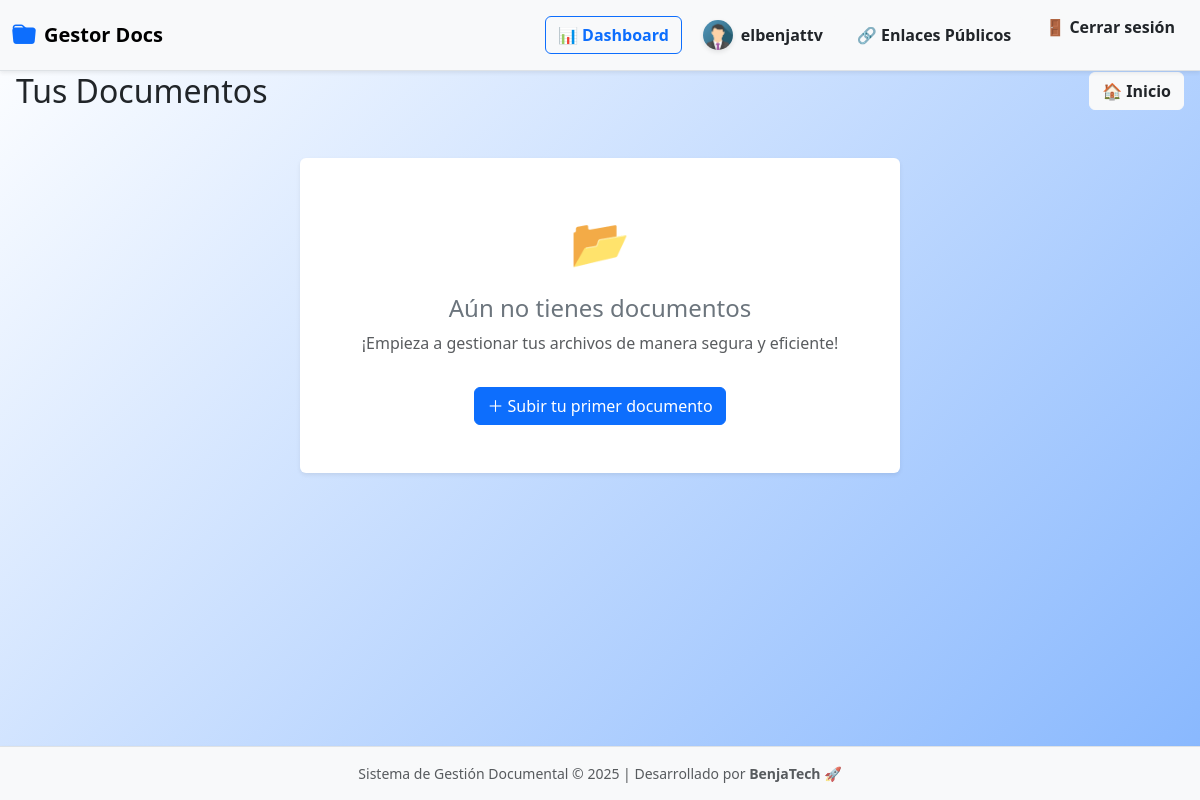
The page /documentos/lista/ (signed in) on the database as committed earlier.
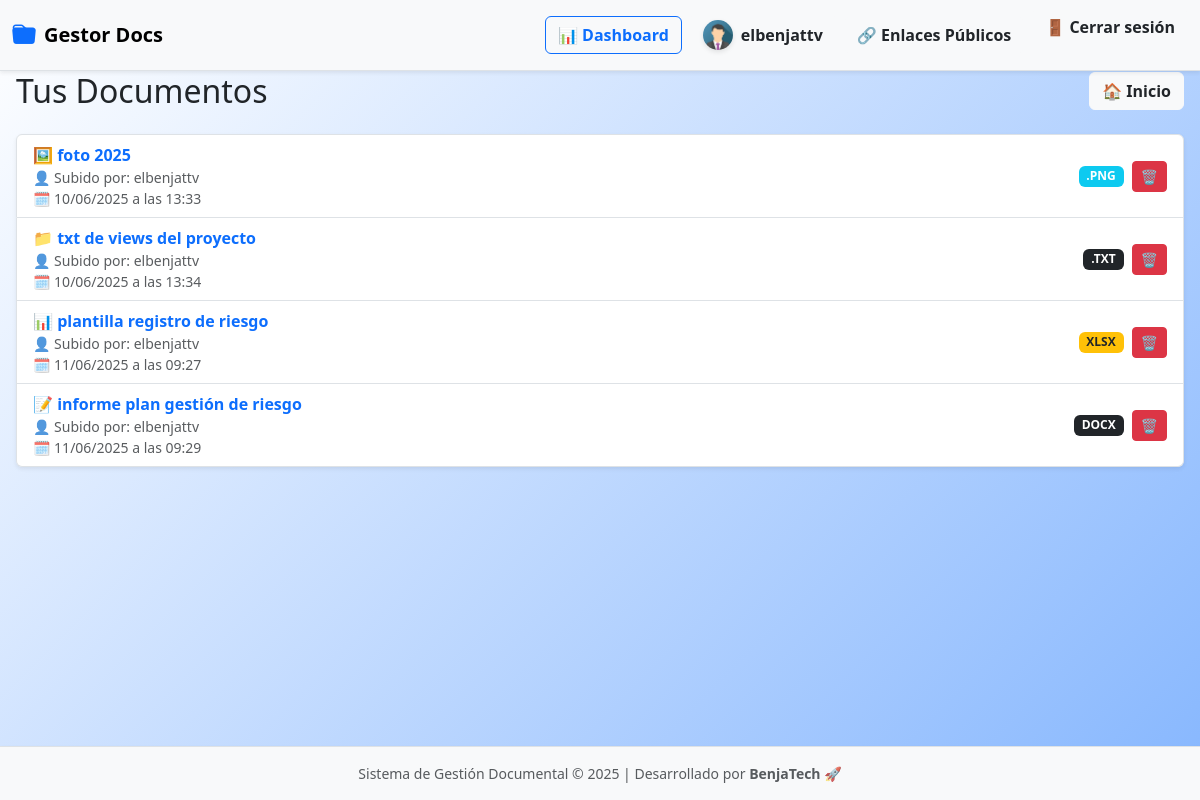
The same page on the database as committed later.
### documentos/models.py (models this page shows, shortened)
class Documento(models.Model):
    nombre = models.CharField(max_length=200)
    archivo = models.FileField(upload_to='documentos/')
    etiquetas = models.CharField(max_length=100, blank=True)
    fecha_subida = models.DateTimeField(auto_now_add=True)
    usuario = models.ForeignKey(User, on_delete=models.CASCADE)
    enlace_publico = models.UUIDField(default=uuid.uuid4, unique=True, editable=False, null=True, blank=True)
    expiracion_enlace = models.DateTimeField(blank=True, null=True)
    fecha_expiracion = models.DateTimeField(null=True, blank=True)
    activo = models.BooleanField(default=True)
    size = models.PositiveIntegerField(blank=True, null=True)  # tamaño en KB
    is_shared = models.BooleanField(default=False)             # si el documento fue compartido

### documentos/views.py (the view)
# urls.py: path('lista/', views.listar_documentos, name='lista'),
@login_required
def listar_documentos(request):
    documentos = Documento.objects.all() if request.user.is_superuser else Documento.objects.filter(usuario=request.user)
    for doc in documentos:
        doc.etiquetas_lista = [e.strip() for e in doc.etiquetas.split(',')] if doc.etiquetas else []
    return render(request, 'documentos/lista.html', {'documentos': documentos})

### documentos/templates/documentos/lista.html (shortened to what this page needs)
{% extends 'documentos/base.html' %}
{% load etiquetas_tags %}
{% block body_class %}dashboard-personal{% endblock %}
{% block content %}
<div class="header d-flex justify-content-between align-items-center flex-wrap gap-3 mb-4">
  <h2 class="mb-0">Tus Documentos </h2>
  <a href="{% url 'documentos:home' %}" class="btn btn-light text-dark fw-semibold d-flex align-items-center justify-content-center">🏠 Inicio</a>
</div>
{% if documentos %}
  <ul class="list-group shadow-sm">
    {% for doc in documentos %}
      <li id="doc-{{ doc.id }}" class="list-group-item d-flex justify-content-between align-items-center flex-wrap gap-3">
        <div class="flex-grow-1">
          {% with ext=doc.archivo.name|slice:"-4:"|lower %}
            {% if ext == ".pdf" %}
              📄
            {% elif ext == ".doc" or ext == "docx" %}
              📝
            {% elif ext == ".xls" or ext == "xlsx" %}
              📊
            {% elif ext == ".png" or ext == ".jpg" %}
              🖼️
            {% else %}
              📁
            {% endif %}
          {% endwith %}
          <a href="{% url 'documentos:previsualizar' doc.id %}" class="fw-semibold text-decoration-none text-primary">
            {{ doc.nombre }}
          </a>
          <br>
          <small class="text-muted">👤 Subido por: {{ doc.usuario.username }}</small><br>
          <small class="text-muted">🗓️ {{ doc.fecha_subida|date:"d/m/Y" }} a las {{ doc.fecha_subida|date:"H:i" }}</small>
        </div>
        <div class="d-flex align-items-center gap-2">
          {% with ext=doc.archivo.name|slice:"-4:"|upper %}
            {% if ext == ".PDF" %}
              <span class="badge bg-danger">{{ ext }}</span>
            {% elif ext == ".JPG" or ext == ".PNG" %}
              <span class="badge bg-info">{{ ext }}</span>
            {% elif ext == ".DOC" or ext == "XLSX" %}
              <span class="badge bg-warning text-dark">{{ ext }}</span>
            {% else %}
              <span class="badge bg-dark">{{ ext }}</span>
            {% endif %}
          {% endwith %}
          <button class="btn btn-sm btn-danger"
                  data-bs-toggle="modal"
                  data-bs-target="#confirmDeleteModal"
                  onclick="prepareDelete({{ doc.id }}, '{{ doc.nombre|escapejs }}')"
                  title="Eliminar documento">
            🗑️
          </button>
        </div>
      </li>
    {% endfor %}
  </ul>
{% else %}
  <div class="text-center p-5 bg-white rounded shadow-sm mt-5" style="max-width: 600px; margin: auto;">
    <div style="font-size: 48px; color: #6c757d;">📂</div>
    <h4 class="mt-3 text-secondary">Aún no tienes documentos</h4>
    <p class="text-muted">¡Empieza a gestionar tus archivos de manera segura y eficiente!</p>
    <a href="{% url 'documentos:subir' %}" class="btn btn-primary mt-3">
      ＋ Subir tu primer documento
    </a>
  </div>
{% endif %}
<div class="toast-container position-fixed bottom-0 end-0 p-3">
</div>
{% endblock %}

### documentos/templates/documentos/base.html (shortened to what this page needs)
{% load static %}
<link href="https://cdn.jsdelivr.net/npm/bootstrap@5.3.2/dist/css/bootstrap.min.css" rel="stylesheet">
<link href="https://cdn.jsdelivr.net/npm/bootstrap-icons@1.10.5/font/bootstrap-icons.css" rel="stylesheet">
</head>
<body class="d-flex flex-column min-vh-100 {% block body_class %}{% endblock %}">
<nav class="navbar navbar-expand-lg navbar-light bg-light border-bottom fixed-top shadow-sm">
  <div class="container-fluid">
    <a class="navbar-brand d-flex align-items-center" href="{% url 'documentos:home' %}">
        <i class="bi bi-folder-fill" style="font-size: 1.5rem; color: #0d6efd;"></i>
        <span class="ms-2 fw-bold">Gestor Docs</span>
    </a>
    <div class="collapse navbar-collapse justify-content-end" id="navbarContenido">
      {% if user.is_authenticated %}
        <div class="d-lg-flex align-items-center gap-2 nav-mobile-group mt-2 mt-lg-0">
          <a href="{% url 'dashboard:dashboard' %}" class="btn btn-outline-primary fw-semibold d-flex align-items-center justify-content-center gap-2">
            📊 Dashboard
          </a>
          {% with request.user.perfilusuario as perfil %}
            <a href="{% url 'usuarios:perfil' %}" class="btn btn-light text-dark fw-semibold d-flex align-items-center justify-content-center gap-2">
                {% if perfil.foto_perfil %}
                    <img src="{{ perfil.foto_perfil.url }}" alt="Foto perfil" class="navbar-avatar">
                {% else %}
                    <img src="{% static 'img/default-avatar.png' %}" alt="Avatar por defecto" class="navbar-avatar">
                {% endif %}
                {{ user.username }}
            </a>
          {% endwith %}
          <a href="{% url 'documentos:mis_enlaces' %}" class="btn btn-light text-dark fw-semibold d-flex align-items-center justify-content-center gap-2">
            🔗 Enlaces Públicos
          </a>
          <form method="post" action="{% url 'usuarios:logout' %}">
            <button type="submit" class="btn btn-light text-dark fw-semibold d-flex align-items-center justify-content-center gap-2">
              🚪 Cerrar sesión
            </button>
          </form>
        </div>
      {% endif %}
    </div>
  </div>
</nav>
<main class="container-fluid px-3 flex-grow-1 mt-5 pt-4">
  {% block content %}
  {% endblock %}
</main>
<footer class="bg-light text-center text-muted py-3 border-top mt-auto shadow-sm">
  <div class="container">
    <small>
      Sistema de Gestión Documental © {% now "Y" %} | Desarrollado por <strong>BenjaTech 🚀</strong>
    </small>
  </div>
</footer>
</body>
</html>

### documentos/templates/documentos/base.html (style rules this page uses)
.navbar-avatar { width: 30px; height: 30px; border-radius: 50%; object-fit: cover; box-shadow: 0 2px 5px rgba(0, 0, 0, 0.1); }
.navbar .btn { transition: all 0.3s ease-in-out; }
body { font-family: 'Segoe UI', Tahoma, Geneva, Verdana, sans-serif; background-color: #f8f9fa; }
body.dashboard-personal { background: linear-gradient(135deg, #ffffff 0%, #0d6efd 100%); background-size: 200% 200%; animation: gradientMove 6s ease-in-out infinite; }
html, body { height: 100%; }

Rows that differ between the two databases and show on the page:
added Documento: nombre "foto 2025", usuario.username "elbenjattv", fecha_subida "10/06/2025", fecha_subida "13:33", archivo ".PNG"
added Documento: nombre "txt de views del proyecto", usuario.username "elbenjattv", fecha_subida "10/06/2025", fecha_subida "13:34", archivo ".TXT"
added Documento: nombre "plantilla registro de riesgo", usuario.username "elbenjattv", fecha_subida "11/06/2025", fecha_subida "09:27", archivo "XLSX"
added Documento: nombre "informe plan gestión de riesgo", usuario.username "elbenjattv", fecha_subida "11/06/2025", fecha_subida "09:29", archivo "DOCX"
Other text that changed with them:
text no longer shown: "📂 Aún no tienes documentos ¡Empieza a gestionar tus archivos de manera segura y eficiente! ＋ Subir tu primer documento"
